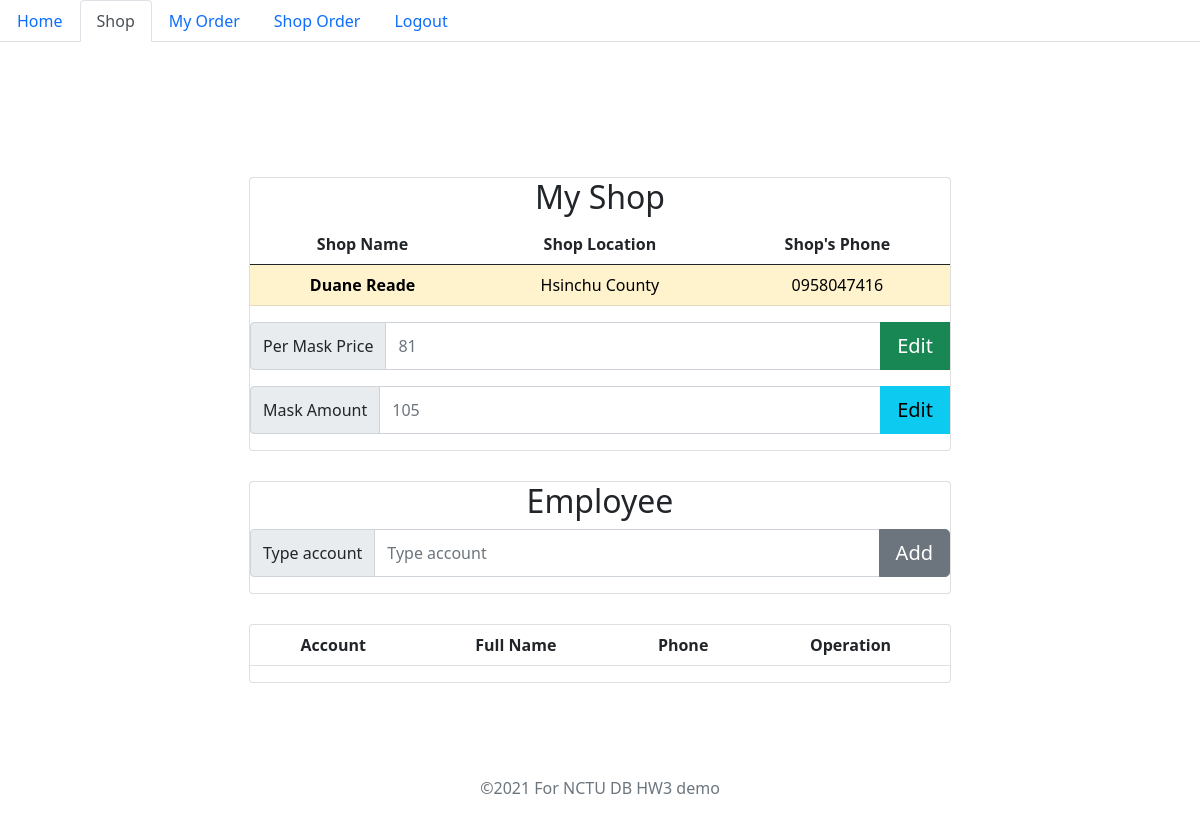
Screenshot of /shop.php (signed in) with the database file from the repository.
### tables this page shows
CREATE TABLE `shops` (
  `shop_id` int(11) NOT NULL,
  `shop_name` varchar(255) NOT NULL,
  `city` varchar(17) NOT NULL,
  `per_mask_price` int(11) NOT NULL,
  `stock_quantity` int(11) NOT NULL,
  `phone_number` char(10) NOT NULL
);

### shop.php (the view, shortened to what this page needs)
<?php
    include "authentication.php";
    include "parameters.php";
?>
<!DOCTYPE html>
<html>
    <head>
        <link href="https://cdn.jsdelivr.net/npm/bootstrap@5.0.0-beta3/dist/css/bootstrap.min.css" rel="stylesheet">
    </head>
    <body class="text-center">
        <ul class="nav nav-tabs" id="myTab" role="tablist">
            <li class="nav-item" role="presentation">
                <button class="nav-link" id="user-tab" data-bs-toggle="tab" type="button"
                        onClick="window.location.replace('userPage.php');">Home
                </button>
            </li>
            <li class="nav-item" role="presentation">
                <button class="nav-link active" id="home-tab" data-bs-toggle="tab" data-bs-target="#home" type="button" role="tab" aria-controls="home" aria-selected="true">Shop</button>
            </li>
            <li class="nav-item" role="presentation">
                <button class="nav-link" id="order-tab" data-bs-toggle="tab" type="button"
                        onClick="window.location.replace('myOrder.php');">My Order
                </button>
            </li>
            <li class="nav-item" role="presentation">
                <button class="nav-link" id="order-tab" data-bs-toggle="tab" type="button"
                        onClick="window.location.replace('shopOrder.php');">Shop Order
                </button>
            </li>
            <li class="nav-item" role="presentation">
                <button class="nav-link" id="logout-tab" data-bs-toggle="tab" type="button"
                        onClick="alert('Logout Success!'); window.location.replace('index.php');">Logout
                </button>
            </li>
        </ul>
        <div class="tab-content" id="myTabContent">
            <div class="tab-pane fade show active" id="home" role="tabpanel" aria-labelledby="home-tab">
                <?php
                    try {
                        $query = $connection->prepare('select * from shop_staffs where isMaster = true and staff_id = ' . $_SESSION['user_id']);
                        $query->execute();
                        if ($query->rowCount() == 0) {
                            echo<<<EOT
                            <main class="form-signin">
                            <div class="shop-list">
                            <form action="registerShop.php" method="post">
                                <img src="./login.png" alt="" height="120" width="108">
                                <h1 class="h3 mb-3 fw-normal">Register Shop</h1>
                                <div class="form-floating">
                                    <input required oninput="checkShopIsRegistered(this.value)" type="text" class="form-control" name="shop_name" id="shop_name" placeholder=" ">
                                    <label for="shop_name">Shop Name</label>
                                    <div id="shop-name-notice" class="place-right"></div>
                                </div>
                            EOT;
                            echo<<<EOT
                                <div class="form-floating">
                                    <div class="select-label">City of Shop Location</div>
                                        <select class="form-select" name="shop_city">
                                EOT;
                            foreach ($cities as $city)
                                echo   "<option value=\"" . $city . "\">" . $city . "</option>";
                            echo<<<EOT
                                        </select>
                                </div>
                            EOT;
                            echo<<<EOT
                                <div class="form-floating">
                                    <input required min="0" oninput="handleChangeMaskPrice(this)" type="number" class="form-control" name="pre_mask_price" id="pre_mask_price" placeholder=" ">
                                    <label for="pre_mask_price">Mask Price</label>
                                    <div id="mask-price-notice" class="place-right"></div>
                                </div>
                                <div class="form-floating">
                                    <input required min="0" oninput="handleChangeMaskAmount(this)" type="number" class="form-control" name="stock_quantity" id="stock_quantity" placeholder=" ">
                                    <label for="stock_quantity">Mask Amount</label>
                                    <div id="mask-amount-notice" class="place-right"></div>
                                </div>
                                <div class="form-floating">
                                    <input required oninput="handleChangeShopsPhoneNumber(this)" type="text" class="form-control" name="shop_phone" id="shop_phone" placeholder=" ">
                                    <label for="shop_phone">Shop's Phone Number</label>
                                    <div id="shops-phone-number-notice" class="place-right"></div>
                                </div>
                                <button id="register-button" class="login-button w-100 btn btn-lg btn-success" type="submit">Register</button>
                                </form>
                                </div>
                            </main>
                            EOT;
                        }
                        else {
                            $shop_id = $query->fetch()['shop_id'];
                            $query = $connection->prepare('select * from shops where shop_id = ' . $shop_id);
                            $query->execute();
                            $row = $query->fetch();
                            $shop_name = $row['shop_name']; $shop_city = $row['city']; $shop_phone = $row['phone_number'];
                            $per_mask_price = $row['per_mask_price']; $stock_quantity = $row['stock_quantity'];
                            echo<<<EOT
                                <main class="form-signin">
                                <div class="card profile">
                                    <h2>My Shop</h2>
                                    <table style="width: 100%" class="table">
                                        <thead>
                                            <tr>
                                                <th scope="col">Shop Name</th>
                                                <th scope="col">Shop Location</th>
                                                <th scope="col">Shop's Phone</th>
                                            </tr>
                                        </thead>
                                        <tbody>
                                            <tr class="table-warning">
                                                <th scope='row'>$shop_name</th>
                                                <td>$shop_city</td>
                                                <td>$shop_phone</td>
                                            </tr>
                                        </tbody>
                                    </table>
                                    <form action="updateShop.php" method="post">
                                        <div class="input-group mb-3">
                                            <span class="input-group-text" id="basic-addon1">Per Mask Price</span>
                                            <input required min="0" oninput="handleEditMaskPrice(this);" type="number" class="form-control" name="per_mask_price" placeholder="$per_mask_price" aria-label="per_mask_price" aria-describedby="basic-addon1">
                                            <input type="hidden" name="shop_id" value="$shop_id">
                                            <button id="edit-mask-price" class="btn btn-lg btn-success" type="submit">Edit</button>
                                        </div>
                                    </form>
                                    <form action="updateShop.php" method="post">
                                        <div class="input-group mb-3">
                                            <span class="input-group-text" id="basic-addon2">Mask Amount</span>
                                            <input required min="0" oninput="handleEditMaskAmount(this)" type="number" class="form-control" name="stock_quantity" placeholder="$stock_quantity" aria-label="stock_quantity" aria-describedby="basic-addon1">
                                            <input type="hidden" name="shop_id" value="$shop_id">
                                            <button id="edit-mask-amount" class="btn btn-lg btn-info" type="submit">Edit</button>
                                        </div>
                                    </form>
                                </div>
                                EOT;
                            echo<<<EOT
                                <div class="card profile">
                                    <h2>Employee</h2>
                                    <form action="updateShop.php" method="post">
                                        <div class="input-group mb-3">
                                            <span class="input-group-text" id="basic-addon3">Type account</span>
                                            <input type="text" class="form-control" name="staff_userName" placeholder="Type account" aria-label="stock_quantity" aria-describedby="basic-addon1">
                                            <input type="hidden" name="shop_id" value="$shop_id">
                                            <button class="btn btn-lg btn-secondary" type="submit">Add</button>
                                        </div>
                                    </form>
                                </div>
                                EOT;
                            echo<<<EOT
                                <div class="card profile">
                                    <table style="width: 100%" class="table">
                                        <thead>
                                            <tr>
                                                <th scope="col">Account</th>
                                                <th scope="col">Full Name</th>
                                                <th scope="col">Phone</th>
                                                <th scope="col">Operation</th>
                                            </tr>
                                        </thead>
                                EOT;
                            echo<<<EOT
                                    </table>
                                </div>
                                </div>
                            EOT;
                        }
                    }
                    catch(Exception $e) {
                        $msg = $e->getMessage();
                        echo <<<EOT
                            <!DOCTYPE html>
                            <html>
                                <body>
                                    <script>
                                        alert("$msg");
                                        window.location.replace("userPage.php");
                                    </script>
                                </body>
                            </html>
                        EOT;
                    }
                ?>
            </div>
        <p class="mt-5 mb-3 text-muted">©2021 For NCTU DB HW3 demo</p>
    </body>
</html>

### shop.php (style rules this page uses)
.form-signin { width: 100%; padding: 15px; margin: auto; margin-top: 15vh; }
.profile { width: 60%; margin-left: 20%; margin-bottom: 30px; }
.show { display: block; }

### rows the page displays
shops: shop_name "Duane Reade", city "Hsinchu County", phone_number "0958047416", per_mask_price "81", stock_quantity "105"
